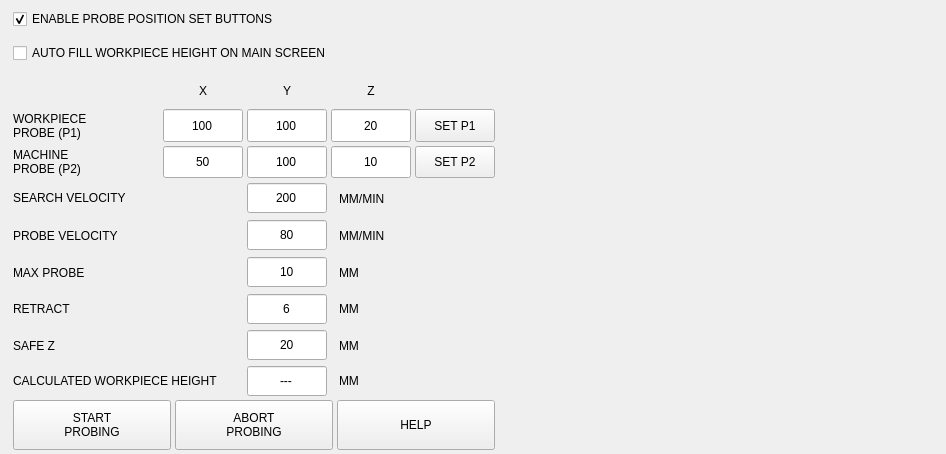
<?xml version="1.0" encoding="UTF-8"?>
<ui version="4.0">
 <class>Form</class>
 <widget class="QWidget" name="Form">
  <property name="geometry">
   <rect>
    <x>0</x>
    <y>0</y>
    <width>946</width>
    <height>454</height>
   </rect>
  </property>
  <property name="windowTitle">
   <string>Form</string>
  </property>
  <layout class="QHBoxLayout" name="horizontalLayout_10">
   <property name="spacing">
    <number>4</number>
   </property>
   <property name="leftMargin">
    <number>9</number>
   </property>
   <property name="topMargin">
    <number>0</number>
   </property>
   <property name="rightMargin">
    <number>0</number>
   </property>
   <property name="bottomMargin">
    <number>0</number>
   </property>
   <item>
    <widget class="QWidget" name="widget_positions" native="true">
     <property name="sizePolicy">
      <sizepolicy hsizetype="Preferred" vsizetype="Preferred">
       <horstretch>0</horstretch>
       <verstretch>0</verstretch>
      </sizepolicy>
     </property>
     <layout class="QVBoxLayout" name="verticalLayout_3">
      <property name="spacing">
       <number>4</number>
      </property>
      <property name="leftMargin">
       <number>4</number>
      </property>
      <property name="topMargin">
       <number>4</number>
      </property>
      <property name="rightMargin">
       <number>4</number>
      </property>
      <property name="bottomMargin">
       <number>4</number>
      </property>
      <item>
       <widget class="QCheckBox" name="chk_enable_set">
        <property name="sizePolicy">
         <sizepolicy hsizetype="Preferred" vsizetype="Preferred">
          <horstretch>0</horstretch>
          <verstretch>0</verstretch>
         </sizepolicy>
        </property>
        <property name="minimumSize">
         <size>
          <width>0</width>
          <height>30</height>
         </size>
        </property>
        <property name="maximumSize">
         <size>
          <width>16777215</width>
          <height>30</height>
         </size>
        </property>
        <property name="text">
         <string>ENABLE PROBE POSITION SET BUTTONS</string>
        </property>
        <property name="checked">
         <bool>true</bool>
        </property>
       </widget>
      </item>
      <item>
       <widget class="QCheckBox" name="chk_autofill">
        <property name="sizePolicy">
         <sizepolicy hsizetype="Preferred" vsizetype="Preferred">
          <horstretch>0</horstretch>
          <verstretch>0</verstretch>
         </sizepolicy>
        </property>
        <property name="minimumSize">
         <size>
          <width>0</width>
          <height>30</height>
         </size>
        </property>
        <property name="maximumSize">
         <size>
          <width>16777215</width>
          <height>30</height>
         </size>
        </property>
        <property name="text">
         <string>AUTO FILL WORKPIECE HEIGHT ON MAIN SCREEN</string>
        </property>
       </widget>
      </item>
      <item>
       <layout class="QHBoxLayout" name="horizontalLayout_4">
        <property name="spacing">
         <number>4</number>
        </property>
        <property name="topMargin">
         <number>0</number>
        </property>
        <item>
         <widget class="QLabel" name="label_5">
          <property name="minimumSize">
           <size>
            <width>146</width>
            <height>0</height>
           </size>
          </property>
          <property name="maximumSize">
           <size>
            <width>146</width>
            <height>16777215</height>
           </size>
          </property>
          <property name="text">
           <string/>
          </property>
         </widget>
        </item>
        <item>
         <widget class="QLabel" name="lbl_x">
          <property name="minimumSize">
           <size>
            <width>80</width>
            <height>30</height>
           </size>
          </property>
          <property name="maximumSize">
           <size>
            <width>80</width>
            <height>24</height>
           </size>
          </property>
          <property name="text">
           <string>X</string>
          </property>
          <property name="alignment">
           <set>Qt::AlignCenter</set>
          </property>
         </widget>
        </item>
        <item>
         <widget class="QLabel" name="lbl_y">
          <property name="minimumSize">
           <size>
            <width>80</width>
            <height>30</height>
           </size>
          </property>
          <property name="maximumSize">
           <size>
            <width>80</width>
            <height>24</height>
           </size>
          </property>
          <property name="text">
           <string>Y</string>
          </property>
          <property name="alignment">
           <set>Qt::AlignCenter</set>
          </property>
         </widget>
        </item>
        <item>
         <widget class="QLabel" name="lbl_z">
          <property name="minimumSize">
           <size>
            <width>80</width>
            <height>30</height>
           </size>
          </property>
          <property name="maximumSize">
           <size>
            <width>80</width>
            <height>24</height>
           </size>
          </property>
          <property name="text">
           <string>Z</string>
          </property>
          <property name="alignment">
           <set>Qt::AlignCenter</set>
          </property>
         </widget>
        </item>
        <item>
         <widget class="QLabel" name="label_7"/>
        </item>
       </layout>
      </item>
      <item>
       <layout class="QHBoxLayout" name="horizontalLayout_6">
        <property name="spacing">
         <number>4</number>
        </property>
        <property name="topMargin">
         <number>0</number>
        </property>
        <item>
         <widget class="QLabel" name="lbl_wp_location">
          <property name="sizePolicy">
           <sizepolicy hsizetype="Preferred" vsizetype="Preferred">
            <horstretch>0</horstretch>
            <verstretch>0</verstretch>
           </sizepolicy>
          </property>
          <property name="minimumSize">
           <size>
            <width>146</width>
            <height>0</height>
           </size>
          </property>
          <property name="maximumSize">
           <size>
            <width>146</width>
            <height>16777215</height>
           </size>
          </property>
          <property name="toolTip">
           <string>Location of workpiece probe position</string>
          </property>
          <property name="text">
           <string>WORKPIECE
PROBE (P1)</string>
          </property>
         </widget>
        </item>
        <item>
         <widget class="QLineEdit" name="lineEdit_pos_x1">
          <property name="sizePolicy">
           <sizepolicy hsizetype="Preferred" vsizetype="Preferred">
            <horstretch>0</horstretch>
            <verstretch>0</verstretch>
           </sizepolicy>
          </property>
          <property name="minimumSize">
           <size>
            <width>80</width>
            <height>0</height>
           </size>
          </property>
          <property name="maximumSize">
           <size>
            <width>80</width>
            <height>16777215</height>
           </size>
          </property>
          <property name="focusPolicy">
           <enum>Qt::ClickFocus</enum>
          </property>
          <property name="text">
           <string>100</string>
          </property>
          <property name="maxLength">
           <number>8</number>
          </property>
          <property name="alignment">
           <set>Qt::AlignCenter</set>
          </property>
         </widget>
        </item>
        <item>
         <widget class="QLineEdit" name="lineEdit_pos_y1">
          <property name="sizePolicy">
           <sizepolicy hsizetype="Preferred" vsizetype="Preferred">
            <horstretch>0</horstretch>
            <verstretch>0</verstretch>
           </sizepolicy>
          </property>
          <property name="minimumSize">
           <size>
            <width>80</width>
            <height>0</height>
           </size>
          </property>
          <property name="maximumSize">
           <size>
            <width>80</width>
            <height>16777215</height>
           </size>
          </property>
          <property name="focusPolicy">
           <enum>Qt::ClickFocus</enum>
          </property>
          <property name="text">
           <string>100</string>
          </property>
          <property name="maxLength">
           <number>8</number>
          </property>
          <property name="alignment">
           <set>Qt::AlignCenter</set>
          </property>
         </widget>
        </item>
        <item>
         <widget class="QLineEdit" name="lineEdit_pos_z1">
          <property name="sizePolicy">
           <sizepolicy hsizetype="Preferred" vsizetype="Preferred">
            <horstretch>0</horstretch>
            <verstretch>0</verstretch>
           </sizepolicy>
          </property>
          <property name="minimumSize">
           <size>
            <width>80</width>
            <height>0</height>
           </size>
          </property>
          <property name="maximumSize">
           <size>
            <width>80</width>
            <height>16777215</height>
           </size>
          </property>
          <property name="focusPolicy">
           <enum>Qt::ClickFocus</enum>
          </property>
          <property name="text">
           <string>20</string>
          </property>
          <property name="maxLength">
           <number>8</number>
          </property>
          <property name="alignment">
           <set>Qt::AlignCenter</set>
          </property>
          <property name="readOnly">
           <bool>false</bool>
          </property>
         </widget>
        </item>
        <item>
         <widget class="QPushButton" name="btn_set_wp">
          <property name="sizePolicy">
           <sizepolicy hsizetype="Preferred" vsizetype="Preferred">
            <horstretch>0</horstretch>
            <verstretch>0</verstretch>
           </sizepolicy>
          </property>
          <property name="minimumSize">
           <size>
            <width>0</width>
            <height>0</height>
           </size>
          </property>
          <property name="maximumSize">
           <size>
            <width>16777215</width>
            <height>16777215</height>
           </size>
          </property>
          <property name="toolTip">
           <string>Set workpiece probe position to current location</string>
          </property>
          <property name="text">
           <string>SET P1</string>
          </property>
          <property name="btn" stdset="0">
           <string>wp</string>
          </property>
         </widget>
        </item>
       </layout>
      </item>
      <item>
       <layout class="QHBoxLayout" name="horizontalLayout_11">
        <property name="spacing">
         <number>4</number>
        </property>
        <property name="topMargin">
         <number>0</number>
        </property>
        <item>
         <widget class="QLabel" name="lbl_machine_location">
          <property name="sizePolicy">
           <sizepolicy hsizetype="Preferred" vsizetype="Preferred">
            <horstretch>0</horstretch>
            <verstretch>0</verstretch>
           </sizepolicy>
          </property>
          <property name="minimumSize">
           <size>
            <width>146</width>
            <height>0</height>
           </size>
          </property>
          <property name="maximumSize">
           <size>
            <width>146</width>
            <height>16777215</height>
           </size>
          </property>
          <property name="toolTip">
           <string>Location of machine bed probe position</string>
          </property>
          <property name="text">
           <string>MACHINE
PROBE (P2)</string>
          </property>
         </widget>
        </item>
        <item>
         <widget class="QLineEdit" name="lineEdit_pos_x2">
          <property name="sizePolicy">
           <sizepolicy hsizetype="Preferred" vsizetype="Preferred">
            <horstretch>0</horstretch>
            <verstretch>0</verstretch>
           </sizepolicy>
          </property>
          <property name="minimumSize">
           <size>
            <width>80</width>
            <height>0</height>
           </size>
          </property>
          <property name="maximumSize">
           <size>
            <width>80</width>
            <height>16777215</height>
           </size>
          </property>
          <property name="focusPolicy">
           <enum>Qt::ClickFocus</enum>
          </property>
          <property name="text">
           <string>50</string>
          </property>
          <property name="maxLength">
           <number>8</number>
          </property>
          <property name="alignment">
           <set>Qt::AlignCenter</set>
          </property>
         </widget>
        </item>
        <item>
         <widget class="QLineEdit" name="lineEdit_pos_y2">
          <property name="sizePolicy">
           <sizepolicy hsizetype="Preferred" vsizetype="Preferred">
            <horstretch>0</horstretch>
            <verstretch>0</verstretch>
           </sizepolicy>
          </property>
          <property name="minimumSize">
           <size>
            <width>80</width>
            <height>0</height>
           </size>
          </property>
          <property name="maximumSize">
           <size>
            <width>80</width>
            <height>16777215</height>
           </size>
          </property>
          <property name="focusPolicy">
           <enum>Qt::ClickFocus</enum>
          </property>
          <property name="text">
           <string>100</string>
          </property>
          <property name="maxLength">
           <number>8</number>
          </property>
          <property name="alignment">
           <set>Qt::AlignCenter</set>
          </property>
         </widget>
        </item>
        <item>
         <widget class="QLineEdit" name="lineEdit_pos_z2">
          <property name="sizePolicy">
           <sizepolicy hsizetype="Preferred" vsizetype="Preferred">
            <horstretch>0</horstretch>
            <verstretch>0</verstretch>
           </sizepolicy>
          </property>
          <property name="minimumSize">
           <size>
            <width>80</width>
            <height>0</height>
           </size>
          </property>
          <property name="maximumSize">
           <size>
            <width>80</width>
            <height>16777215</height>
           </size>
          </property>
          <property name="focusPolicy">
           <enum>Qt::ClickFocus</enum>
          </property>
          <property name="text">
           <string>10</string>
          </property>
          <property name="maxLength">
           <number>8</number>
          </property>
          <property name="alignment">
           <set>Qt::AlignCenter</set>
          </property>
          <property name="readOnly">
           <bool>false</bool>
          </property>
         </widget>
        </item>
        <item>
         <widget class="QPushButton" name="btn_set_machine">
          <property name="sizePolicy">
           <sizepolicy hsizetype="Preferred" vsizetype="Preferred">
            <horstretch>0</horstretch>
            <verstretch>0</verstretch>
           </sizepolicy>
          </property>
          <property name="minimumSize">
           <size>
            <width>0</width>
            <height>0</height>
           </size>
          </property>
          <property name="maximumSize">
           <size>
            <width>16777215</width>
            <height>16777215</height>
           </size>
          </property>
          <property name="toolTip">
           <string>Set machine probe position to current location</string>
          </property>
          <property name="text">
           <string>SET P2</string>
          </property>
          <property name="btn" stdset="0">
           <string>mp</string>
          </property>
         </widget>
        </item>
       </layout>
      </item>
      <item>
       <layout class="QHBoxLayout" name="horizontalLayout_2">
        <property name="spacing">
         <number>4</number>
        </property>
        <property name="topMargin">
         <number>0</number>
        </property>
        <item>
         <widget class="QLabel" name="label_2">
          <property name="minimumSize">
           <size>
            <width>230</width>
            <height>30</height>
           </size>
          </property>
          <property name="maximumSize">
           <size>
            <width>230</width>
            <height>30</height>
           </size>
          </property>
          <property name="text">
           <string>SEARCH VELOCITY</string>
          </property>
         </widget>
        </item>
        <item>
         <widget class="QLineEdit" name="lineEdit_search_vel">
          <property name="sizePolicy">
           <sizepolicy hsizetype="Preferred" vsizetype="Preferred">
            <horstretch>0</horstretch>
            <verstretch>0</verstretch>
           </sizepolicy>
          </property>
          <property name="minimumSize">
           <size>
            <width>80</width>
            <height>30</height>
           </size>
          </property>
          <property name="maximumSize">
           <size>
            <width>80</width>
            <height>30</height>
           </size>
          </property>
          <property name="focusPolicy">
           <enum>Qt::ClickFocus</enum>
          </property>
          <property name="text">
           <string>200</string>
          </property>
          <property name="alignment">
           <set>Qt::AlignCenter</set>
          </property>
         </widget>
        </item>
        <item>
         <widget class="QLabel" name="lbl_search_unit">
          <property name="text">
           <string>MM/MIN</string>
          </property>
          <property name="indent">
           <number>8</number>
          </property>
         </widget>
        </item>
       </layout>
      </item>
      <item>
       <layout class="QHBoxLayout" name="horizontalLayout_3">
        <property name="spacing">
         <number>4</number>
        </property>
        <property name="topMargin">
         <number>0</number>
        </property>
        <item>
         <widget class="QLabel" name="label_4">
          <property name="minimumSize">
           <size>
            <width>230</width>
            <height>0</height>
           </size>
          </property>
          <property name="maximumSize">
           <size>
            <width>230</width>
            <height>16777215</height>
           </size>
          </property>
          <property name="text">
           <string>PROBE VELOCITY</string>
          </property>
         </widget>
        </item>
        <item>
         <widget class="QLineEdit" name="lineEdit_probe_vel">
          <property name="sizePolicy">
           <sizepolicy hsizetype="Preferred" vsizetype="Preferred">
            <horstretch>0</horstretch>
            <verstretch>0</verstretch>
           </sizepolicy>
          </property>
          <property name="minimumSize">
           <size>
            <width>80</width>
            <height>30</height>
           </size>
          </property>
          <property name="maximumSize">
           <size>
            <width>80</width>
            <height>30</height>
           </size>
          </property>
          <property name="focusPolicy">
           <enum>Qt::ClickFocus</enum>
          </property>
          <property name="text">
           <string>80</string>
          </property>
          <property name="alignment">
           <set>Qt::AlignCenter</set>
          </property>
         </widget>
        </item>
        <item>
         <widget class="QLabel" name="lbl_probe_unit">
          <property name="text">
           <string>MM/MIN</string>
          </property>
          <property name="indent">
           <number>8</number>
          </property>
         </widget>
        </item>
       </layout>
      </item>
      <item>
       <layout class="QHBoxLayout" name="horizontalLayout_5">
        <property name="spacing">
         <number>4</number>
        </property>
        <property name="topMargin">
         <number>0</number>
        </property>
        <item>
         <widget class="QLabel" name="label_6">
          <property name="minimumSize">
           <size>
            <width>230</width>
            <height>0</height>
           </size>
          </property>
          <property name="maximumSize">
           <size>
            <width>230</width>
            <height>16777215</height>
           </size>
          </property>
          <property name="text">
           <string>MAX PROBE</string>
          </property>
         </widget>
        </item>
        <item>
         <widget class="QLineEdit" name="lineEdit_max_probe">
          <property name="sizePolicy">
           <sizepolicy hsizetype="Preferred" vsizetype="Preferred">
            <horstretch>0</horstretch>
            <verstretch>0</verstretch>
           </sizepolicy>
          </property>
          <property name="minimumSize">
           <size>
            <width>80</width>
            <height>30</height>
           </size>
          </property>
          <property name="maximumSize">
           <size>
            <width>80</width>
            <height>30</height>
           </size>
          </property>
          <property name="focusPolicy">
           <enum>Qt::ClickFocus</enum>
          </property>
          <property name="text">
           <string>10</string>
          </property>
          <property name="alignment">
           <set>Qt::AlignCenter</set>
          </property>
         </widget>
        </item>
        <item>
         <widget class="QLabel" name="lbl_max_probe_unit">
          <property name="text">
           <string>MM</string>
          </property>
          <property name="indent">
           <number>8</number>
          </property>
         </widget>
        </item>
       </layout>
      </item>
      <item>
       <layout class="QHBoxLayout" name="horizontalLayout_7">
        <property name="spacing">
         <number>4</number>
        </property>
        <property name="topMargin">
         <number>0</number>
        </property>
        <item>
         <widget class="QLabel" name="label_8">
          <property name="minimumSize">
           <size>
            <width>230</width>
            <height>0</height>
           </size>
          </property>
          <property name="maximumSize">
           <size>
            <width>230</width>
            <height>16777215</height>
           </size>
          </property>
          <property name="text">
           <string>RETRACT</string>
          </property>
         </widget>
        </item>
        <item>
         <widget class="QLineEdit" name="lineEdit_retract">
          <property name="sizePolicy">
           <sizepolicy hsizetype="Preferred" vsizetype="Preferred">
            <horstretch>0</horstretch>
            <verstretch>0</verstretch>
           </sizepolicy>
          </property>
          <property name="minimumSize">
           <size>
            <width>80</width>
            <height>30</height>
           </size>
          </property>
          <property name="maximumSize">
           <size>
            <width>80</width>
            <height>30</height>
           </size>
          </property>
          <property name="focusPolicy">
           <enum>Qt::ClickFocus</enum>
          </property>
          <property name="text">
           <string>6</string>
          </property>
          <property name="alignment">
           <set>Qt::AlignCenter</set>
          </property>
         </widget>
        </item>
        <item>
         <widget class="QLabel" name="lbl_retract_unit">
          <property name="text">
           <string>MM</string>
          </property>
          <property name="indent">
           <number>8</number>
          </property>
         </widget>
        </item>
       </layout>
      </item>
      <item>
       <layout class="QHBoxLayout" name="horizontalLayout_8">
        <property name="spacing">
         <number>4</number>
        </property>
        <property name="topMargin">
         <number>0</number>
        </property>
        <item>
         <widget class="QLabel" name="label_10">
          <property name="minimumSize">
           <size>
            <width>230</width>
            <height>0</height>
           </size>
          </property>
          <property name="maximumSize">
           <size>
            <width>230</width>
            <height>16777215</height>
           </size>
          </property>
          <property name="text">
           <string>SAFE Z</string>
          </property>
         </widget>
        </item>
        <item>
         <widget class="QLineEdit" name="lineEdit_zsafe">
          <property name="sizePolicy">
           <sizepolicy hsizetype="Preferred" vsizetype="Preferred">
            <horstretch>0</horstretch>
            <verstretch>0</verstretch>
           </sizepolicy>
          </property>
          <property name="minimumSize">
           <size>
            <width>80</width>
            <height>30</height>
           </size>
          </property>
          <property name="maximumSize">
           <size>
            <width>80</width>
            <height>30</height>
           </size>
          </property>
          <property name="focusPolicy">
           <enum>Qt::ClickFocus</enum>
          </property>
          <property name="text">
           <string>20</string>
          </property>
          <property name="alignment">
           <set>Qt::AlignCenter</set>
          </property>
         </widget>
        </item>
        <item>
         <widget class="QLabel" name="lbl_zsafe_unit">
          <property name="text">
           <string>MM</string>
          </property>
          <property name="indent">
           <number>8</number>
          </property>
         </widget>
        </item>
       </layout>
      </item>
      <item>
       <layout class="QHBoxLayout" name="horizontalLayout_9">
        <property name="spacing">
         <number>4</number>
        </property>
        <property name="bottomMargin">
         <number>0</number>
        </property>
        <item>
         <widget class="QLabel" name="lbl_height">
          <property name="minimumSize">
           <size>
            <width>230</width>
            <height>30</height>
           </size>
          </property>
          <property name="maximumSize">
           <size>
            <width>230</width>
            <height>30</height>
           </size>
          </property>
          <property name="text">
           <string>CALCULATED WORKPIECE HEIGHT</string>
          </property>
         </widget>
        </item>
        <item>
         <widget class="QLineEdit" name="lineEdit_height">
          <property name="sizePolicy">
           <sizepolicy hsizetype="Preferred" vsizetype="Preferred">
            <horstretch>0</horstretch>
            <verstretch>0</verstretch>
           </sizepolicy>
          </property>
          <property name="minimumSize">
           <size>
            <width>80</width>
            <height>30</height>
           </size>
          </property>
          <property name="maximumSize">
           <size>
            <width>80</width>
            <height>30</height>
           </size>
          </property>
          <property name="focusPolicy">
           <enum>Qt::NoFocus</enum>
          </property>
          <property name="toolTip">
           <string>Calculated workpiece height from machine table</string>
          </property>
          <property name="text">
           <string>---</string>
          </property>
          <property name="maxLength">
           <number>10</number>
          </property>
          <property name="alignment">
           <set>Qt::AlignCenter</set>
          </property>
          <property name="readOnly">
           <bool>true</bool>
          </property>
         </widget>
        </item>
        <item>
         <widget class="QLabel" name="lbl_height_unit">
          <property name="minimumSize">
           <size>
            <width>0</width>
            <height>30</height>
           </size>
          </property>
          <property name="maximumSize">
           <size>
            <width>16777215</width>
            <height>30</height>
           </size>
          </property>
          <property name="text">
           <string>MM</string>
          </property>
          <property name="alignment">
           <set>Qt::AlignLeading|Qt::AlignLeft|Qt::AlignVCenter</set>
          </property>
          <property name="indent">
           <number>8</number>
          </property>
         </widget>
        </item>
       </layout>
      </item>
      <item>
       <widget class="QWidget" name="widget_buttons" native="true">
        <property name="maximumSize">
         <size>
          <width>16777215</width>
          <height>60</height>
         </size>
        </property>
        <layout class="QHBoxLayout" name="horizontalLayout_13">
         <property name="spacing">
          <number>4</number>
         </property>
         <property name="leftMargin">
          <number>0</number>
         </property>
         <property name="topMargin">
          <number>0</number>
         </property>
         <property name="rightMargin">
          <number>0</number>
         </property>
         <property name="bottomMargin">
          <number>0</number>
         </property>
         <item>
          <widget class="QPushButton" name="btn_start">
           <property name="sizePolicy">
            <sizepolicy hsizetype="Preferred" vsizetype="Fixed">
             <horstretch>0</horstretch>
             <verstretch>0</verstretch>
            </sizepolicy>
           </property>
           <property name="minimumSize">
            <size>
             <width>0</width>
             <height>50</height>
            </size>
           </property>
           <property name="maximumSize">
            <size>
             <width>16777215</width>
             <height>50</height>
            </size>
           </property>
           <property name="text">
            <string>START
PROBING</string>
           </property>
          </widget>
         </item>
         <item>
          <widget class="ActionButton" name="actionbutton_abort">
           <property name="sizePolicy">
            <sizepolicy hsizetype="Preferred" vsizetype="Fixed">
             <horstretch>0</horstretch>
             <verstretch>0</verstretch>
            </sizepolicy>
           </property>
           <property name="minimumSize">
            <size>
             <width>0</width>
             <height>50</height>
            </size>
           </property>
           <property name="maximumSize">
            <size>
             <width>16777215</width>
             <height>50</height>
            </size>
           </property>
           <property name="text">
            <string>ABORT
PROBING</string>
           </property>
           <property name="abort_action" stdset="0">
            <bool>true</bool>
           </property>
          </widget>
         </item>
         <item>
          <widget class="QPushButton" name="btn_help">
           <property name="sizePolicy">
            <sizepolicy hsizetype="Preferred" vsizetype="Fixed">
             <horstretch>0</horstretch>
             <verstretch>0</verstretch>
            </sizepolicy>
           </property>
           <property name="minimumSize">
            <size>
             <width>80</width>
             <height>50</height>
            </size>
           </property>
           <property name="maximumSize">
            <size>
             <width>16777215</width>
             <height>50</height>
            </size>
           </property>
           <property name="text">
            <string>HELP</string>
           </property>
          </widget>
         </item>
        </layout>
       </widget>
      </item>
     </layout>
    </widget>
   </item>
   <item>
    <widget class="QLabel" name="lbl_image">
     <property name="sizePolicy">
      <sizepolicy hsizetype="Preferred" vsizetype="Expanding">
       <horstretch>0</horstretch>
       <verstretch>0</verstretch>
      </sizepolicy>
     </property>
     <property name="text">
      <string/>
     </property>
     <property name="pixmap">
      <pixmap>../qtdragon/images/auto_height.png</pixmap>
     </property>
     <property name="scaledContents">
      <bool>true</bool>
     </property>
     <property name="alignment">
      <set>Qt::AlignCenter</set>
     </property>
    </widget>
   </item>
  </layout>
 </widget>
 <customwidgets>
  <customwidget>
   <class>IndicatedPushButton</class>
   <extends>QPushButton</extends>
   <header>qtvcp.widgets.simple_widgets</header>
  </customwidget>
  <customwidget>
   <class>ActionButton</class>
   <extends>IndicatedPushButton</extends>
   <header>qtvcp.widgets.action_button</header>
  </customwidget>
 </customwidgets>
 <resources/>
 <connections/>
 <slots>
  <slot>validate()</slot>
  <slot>create_program()</slot>
  <slot>units_changed()</slot>
  <slot>raster_changed()</slot>
  <slot>btn_help_clicked()</slot>
 </slots>
</ui>
